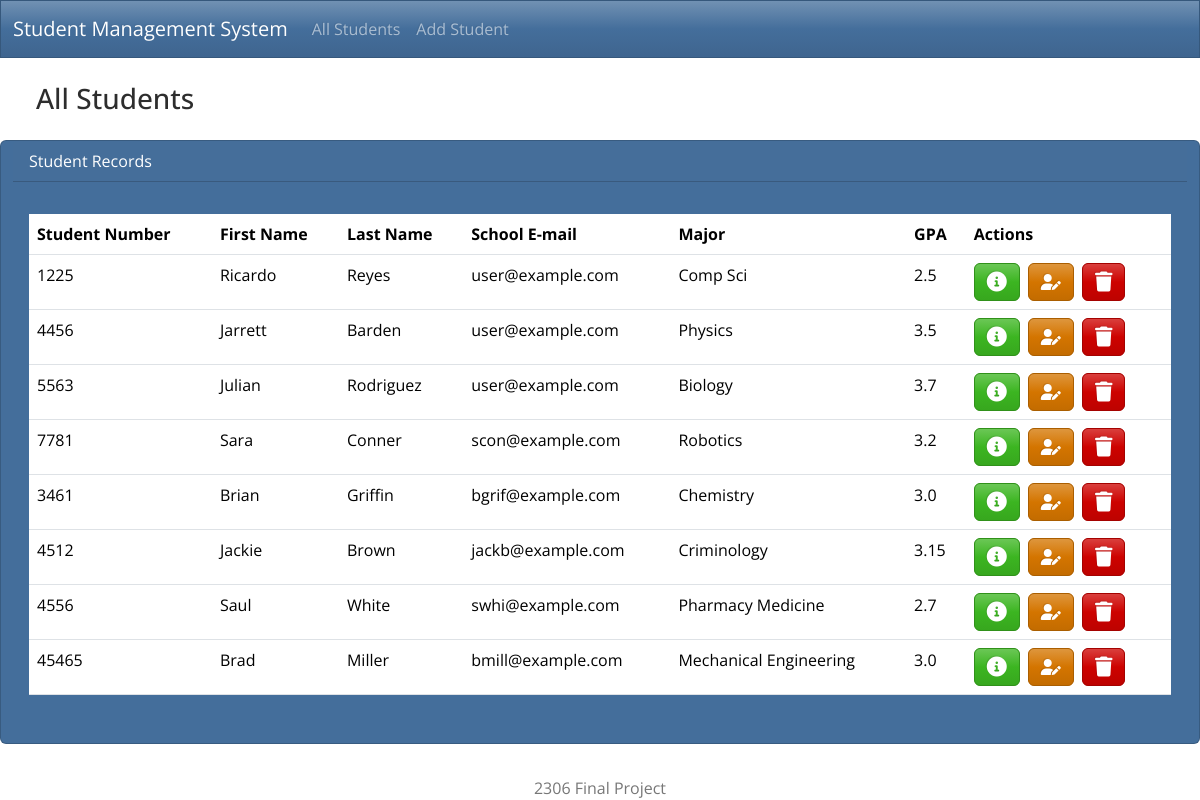
The app's page /, older data.
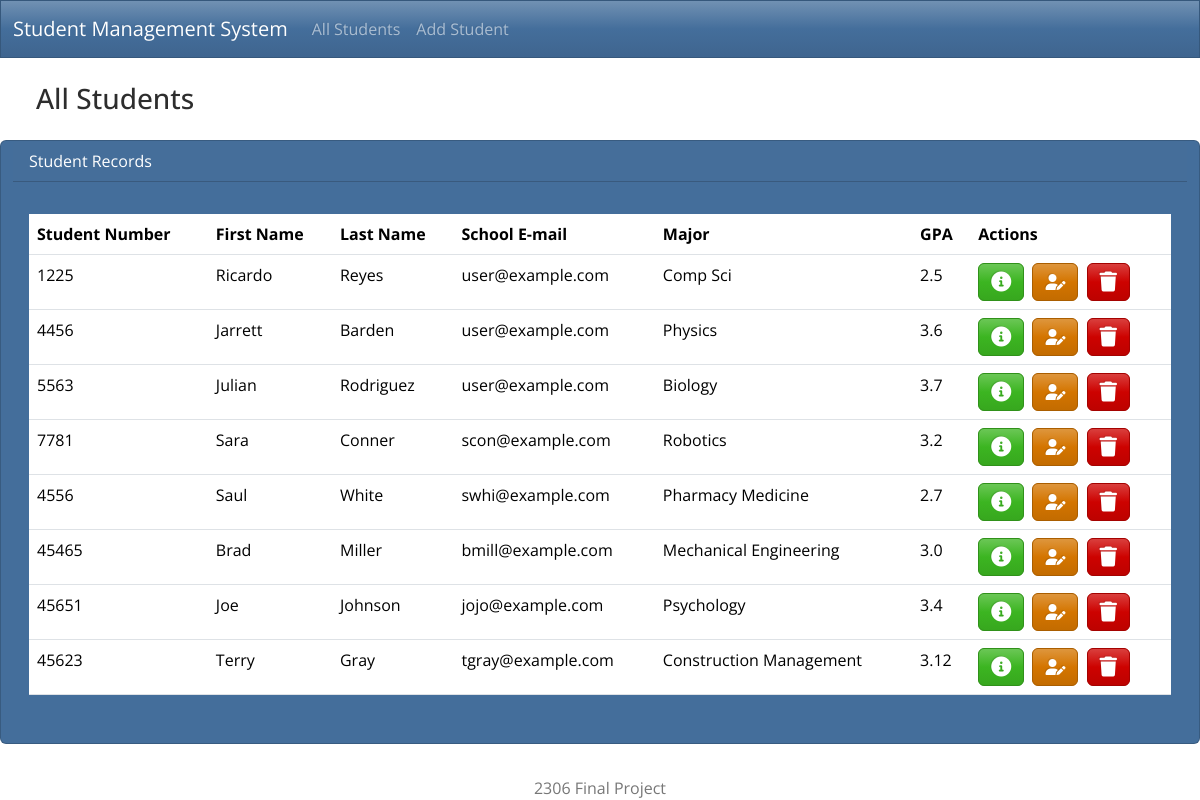
The same page, newer data.
### students/models.py (models this page shows, shortened)
class Student(models.Model):
    student_number = models.CharField(max_length=5, primary_key=True)
    first_name = models.CharField(max_length=100)
    last_name = models.CharField(max_length=100)
    email = models.EmailField(max_length=100)
    major = models.CharField(max_length=50)
    gpa = models.FloatField()

### students/views.py (the view)
# urls.py: urlpatterns = [path('', views.index, name='index'),
def index(request):
    return render(
        request, 'index.html',
        {
            'students': Student.objects.all()
        })

### students/templates/students/index.html (shortened to what this page needs)
{% extends "students/base.html" %}
{% block body %}
<h3 class="m-4">All Students</h3>
      <div class="row">
            {% if students %}
            <div class="card text-white bg-primary mx-auto">
                <div class="card-header">Student Records</div>
                <div class="card-body">
                  <p class="card-text">
                    <div class="table-responsive">
                        <table class="table table-hover">
                            <thead>
                                <tr>
                                    <th scope="col">Student Number</th>
                                    <th scope="col">First Name</th>
                                    <th scope="col">Last Name</th>
                                    <th scope="col">School E-mail</th>
                                    <th scope="col">Major</th>
                                    <th scope="col">GPA</th>
                                    <th scope="col">Actions</th>
                                </tr>
                            </thead>
                                <tbody>
                                  {% for student in students %}
                                    <tr>
                                        <td>{{ student.student_number }}</td>
                                        <td>{{ student.first_name }}</td>
                                        <td>{{ student.last_name }}</td>
                                        <td>{{ student.email }}</td>
                                        <td>{{ student.major }}</td>
                                        <td>{{ student.gpa }}</td>
                                        <td>
                                            <button type="button" class="btn btn-success me-1" href="{% url 'view_student' student.student_number %}" data-bs-toggle="modal" data-bs-target="#myModal{{student.student_number}}">
                                              <i class="fas fa-info-circle fa-lg"></i>
                                            </button>
                                              <a class="btn btn-warning me-1" href="{% url 'edit' student.student_number %}"><i class="fa-solid fa-user-pen"></i></a>
                                              <button type="button" class="btn btn-danger" data-bs-toggle="modal" data-bs-target="#delete{{student.student_number}}">
                                                <i class="fa-solid fa-trash fa-lg"></i>
                                              </button>
                                        </td>
                                    </tr>
                                  {% endfor %}
                                </tbody>
                            </table>
                    </div>
                  </p>
                </div>
            </div>
            {% else %}
            <h3 class="alert alert-primary ms-4 me-4">No Student Records</h3>
            {% endif %}
        </div>
{% endblock %}

### students/templates/students/base.html (shortened to what this page needs)
{% load static %}
<!DOCTYPE html>
<html lang="en">
<head>
  <link href="{% static 'css/bootstrap.css' %}" rel="stylesheet">
  <link rel="stylesheet" href="https://cdnjs.cloudflare.com/ajax/libs/font-awesome/6.0.0-beta3/css/all.min.css">
  <link rel="stylesheet" href="https://fontawesome.com/icons/user-plus?f=classic&s=solid">
  <link rel="stylesheet" href="https://fontawesome.com/icons/user-pen?f=classic&s=solid">
  <link rel="stylesheet" href="https://fontawesome.com/icons/trash?f=classic&s=solid">
</head>
<body class="d-flex flex-column min-vh-100">
  <nav class="navbar navbar-expand-lg bg-primary" data-bs-theme="dark">
      <div class="container-fluid">
        <a class="navbar-brand" href="{% url 'index' %}">Student Management System</a>
        <div class="collapse navbar-collapse" id="navbarColor01">
          <ul class="navbar-nav me-auto">
            <li class="nav-item">
              <a class="nav-link" href="{% url 'index' %}">All Students</a>
            </li>
            <li class="nav-item">
              <a class="nav-link" href="{% url 'add' %}">Add Student</a>
            </li>
           </ul>
         </div>
       </div>
    </nav>
      <div class="container-fluid">
        {% block body %}
        {% endblock %}
      </div>
        <footer class="mt-auto">
            <div class="text-center">
                <span>
                    2306 Final Project
                </span>
            </div>
        </footer>
</body>
</html>

Row changes from the older to the newer data that the page shows:
removed Student: student_number "3461", first_name "Brian", last_name "Griffin", email "bgrif@example.com", major "Chemistry", gpa "3.0"
removed Student: student_number "4512", first_name "Jackie", last_name "Brown", email "jackb@example.com", major "Criminology", gpa "3.15"
changed Student "Jarrett": gpa "3.5" → "3.6"
added Student: student_number "45651", first_name "Joe", last_name "Johnson", email "jojo@example.com", major "Psychology", gpa "3.4"
added Student: student_number "45623", first_name "Terry", last_name "Gray", email "tgray@example.com", major "Construction Management", gpa "3.12"
